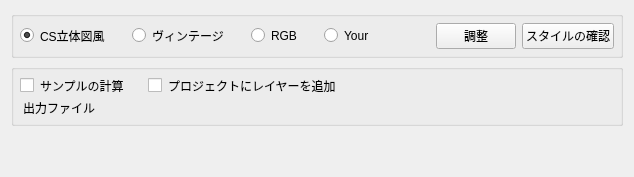
     <widget class="QWidget" name="tab_OutputTab">
      <attribute name="title">
       <string>出力設定</string>
      </attribute>
      <layout class="QVBoxLayout" name="verticalLayout_7">
       <item>
        <widget class="QGroupBox" name="gB_2">
         <property name="styleSheet">
          <string notr="true">QRadioButton {
	padding-right: 20px;
}
</string>
         </property>
         <property name="title">
          <string/>
         </property>
         <layout class="QVBoxLayout" name="verticalLayout_12">
          <property name="leftMargin">
           <number>6</number>
          </property>
          <property name="topMargin">
           <number>6</number>
          </property>
          <property name="rightMargin">
           <number>6</number>
          </property>
          <property name="bottomMargin">
           <number>6</number>
          </property>
          <item>
           <layout class="QGridLayout" name="gridLayout_13">
            <item row="0" column="0">
             <widget class="QRadioButton" name="mapSelectRadioBtn_BR">
              <property name="styleSheet">
               <string notr="true"/>
              </property>
              <property name="text">
               <string>CS立体図風</string>
              </property>
              <property name="checked">
               <bool>true</bool>
              </property>
             </widget>
            </item>
            <item row="0" column="2">
             <widget class="QRadioButton" name="mapSelectRadioBtn_RGB">
              <property name="text">
               <string>RGB</string>
              </property>
             </widget>
            </item>
            <item row="0" column="1">
             <widget class="QRadioButton" name="mapSelectRadioBtn_Vintage">
              <property name="text">
               <string>ヴィンテージ</string>
              </property>
             </widget>
            </item>
            <item row="0" column="4">
             <spacer name="hS_9">
              <property name="orientation">
               <enum>Qt::Horizontal</enum>
              </property>
              <property name="sizeHint" stdset="0">
               <size>
                <width>40</width>
                <height>20</height>
               </size>
              </property>
             </spacer>
            </item>
            <item row="0" column="6">
             <widget class="QPushButton" name="btn_ShowStyles">
              <property name="text">
               <string>スタイルの確認</string>
              </property>
             </widget>
            </item>
            <item row="0" column="3">
             <widget class="QRadioButton" name="mapSelectRadioBtn_YourStyle">
              <property name="text">
               <string>Your</string>
              </property>
             </widget>
            </item>
            <item row="0" column="5">
             <widget class="QPushButton" name="btn_CustomDlg">
              <property name="text">
               <string>調整</string>
              </property>
             </widget>
            </item>
           </layout>
          </item>
         </layout>
        </widget>
       </item>
       <item>
        <widget class="QGroupBox" name="gB_3">
         <property name="title">
          <string/>
         </property>
         <layout class="QVBoxLayout" name="verticalLayout_13">
          <property name="spacing">
           <number>3</number>
          </property>
          <property name="leftMargin">
           <number>6</number>
          </property>
          <property name="topMargin">
           <number>6</number>
          </property>
          <property name="rightMargin">
           <number>6</number>
          </property>
          <property name="bottomMargin">
           <number>6</number>
          </property>
          <item>
           <layout class="QGridLayout" name="gridLayout_14">
            <item row="0" column="0">
             <widget class="QCheckBox" name="checkBox_Sample">
              <property name="styleSheet">
               <string notr="true">QCheckBox {
	padding-right: 20px;
}</string>
              </property>
              <property name="text">
               <string>サンプルの計算</string>
              </property>
             </widget>
            </item>
            <item row="0" column="1">
             <widget class="QCheckBox" name="checkBox_AddProject">
              <property name="styleSheet">
               <string notr="true">QCheckBox {
	padding-right: 20px;
}</string>
              </property>
              <property name="text">
               <string>プロジェクトにレイヤーを追加</string>
              </property>
             </widget>
            </item>
            <item row="0" column="2">
             <spacer name="hS_10">
              <property name="orientation">
               <enum>Qt::Horizontal</enum>
              </property>
              <property name="sizeHint" stdset="0">
               <size>
                <width>40</width>
                <height>20</height>
               </size>
              </property>
             </spacer>
            </item>
           </layout>
          </item>
          <item>
           <layout class="QGridLayout" name="gridLayout_15">
            <item row="1" column="1">
             <widget class="QgsFileWidget" name="fileWgt_OutputFile">
              <property name="fileWidgetButtonVisible">
               <bool>true</bool>
              </property>
              <property name="useLink">
               <bool>false</bool>
              </property>
              <property name="fullUrl">
               <bool>false</bool>
              </property>
              <property name="storageMode">
               <enum>QgsFileWidget::SaveFile</enum>
              </property>
             </widget>
            </item>
            <item row="1" column="0">
             <widget class="QLabel" name="label_OutputFile">
              <property name="styleSheet">
               <string notr="true">QLabel {
	padding-right: 20px;
}</string>
              </property>
              <property name="text">
               <string>出力ファイル</string>
              </property>
             </widget>
            </item>
           </layout>
          </item>
         </layout>
        </widget>
       </item>
       <item>
        <spacer name="verticalSpacer_2">
         <property name="orientation">
          <enum>Qt::Vertical</enum>
         </property>
         <property name="sizeHint" stdset="0">
          <size>
           <width>20</width>
           <height>40</height>
          </size>
         </property>
        </spacer>
       </item>
      </layout>
     </widget>
